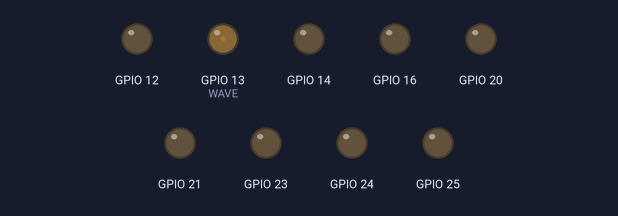
Bench run of a program on a simulated Raspberry Pi (BCM pin numbers). Parts: output pins drawn as LEDs (lit = HIGH). What the program prints to the terminal is not drawn.

Above: at 0.05 s.
At 0.9 s:
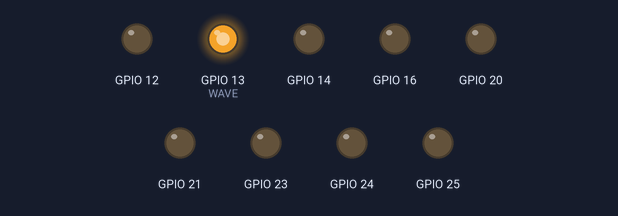
At 1.3 s:
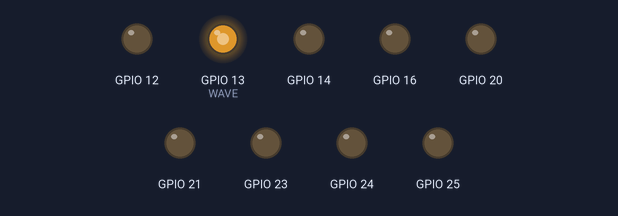
At 1.75 s:
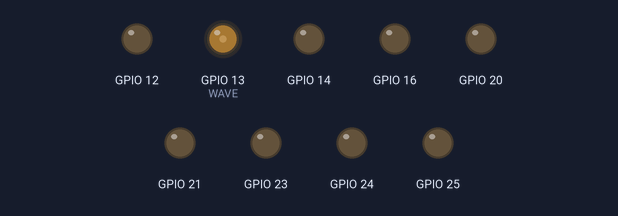
Timing chart, 0 to 4.6 s (numbered marks = the images above):
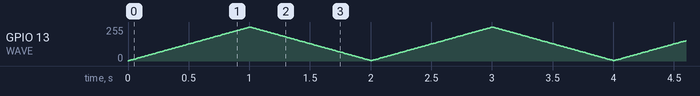

The program:

GPIO_with_PWM.py
```python
import time
import RPi.GPIO as GPIO

GPIO.setmode(GPIO.BCM)
GPIO.setwarnings(False)

GPIO.setup(17, GPIO.IN, pull_up_down=GPIO.PUD_DOWN) #switch1
GPIO.setup(27, GPIO.IN, pull_up_down=GPIO.PUD_DOWN) #switch2
GPIO.setup(22, GPIO.IN, pull_up_down=GPIO.PUD_DOWN) #switch3
GPIO.setup(5, GPIO.IN, pull_up_down=GPIO.PUD_DOWN) #switch4
GPIO.setup(6, GPIO.IN, pull_up_down=GPIO.PUD_DOWN) #switch5
GPIO.setup(19, GPIO.IN, pull_up_down=GPIO.PUD_DOWN) #switch6
GPIO.setup(26, GPIO.IN, pull_up_down=GPIO.PUD_DOWN) #switch7

GPIO.setup(13, GPIO.OUT) #PWM1

GPIO.setup(23, GPIO.OUT) #Unit1
GPIO.setup(24, GPIO.OUT) #Unit2
GPIO.setup(25, GPIO.OUT) #Unit3
GPIO.setup(12, GPIO.OUT) #Unit4
GPIO.setup(16, GPIO.OUT) #Unit5
GPIO.setup(20, GPIO.OUT) #Unit6
GPIO.setup(21, GPIO.OUT) #Unit7

GPIO.setup(14, GPIO.OUT) #Tower

WAVE=GPIO.PWM(13, 1000)
WAVE.start(0)

def SWITCH_UNIT(NUM):
     print("Switch{0} Interrupt!!".format(NUM))
     GPIO.output(NUM, True)
     time.sleep(5)
     GPIO.output(NUM, False)

#GPIO.add_event_detect(17, GPIO.RISING, callback=SWITCH_UNIT(23), bouncetime=50)
#인터럽트 핀이 기준전압을 다운엣지로 설정했음에도 플로팅 현상이 일어나는것 같음. 하드웨어적으로 해결해야할지 고민


try:
    while(True):
        for DUTY in range(1, 101, 1):
            WAVE.ChangeDutyCycle(DUTY)
            GPIO.output(13, DUTY)
            print(DUTY)
            time.sleep(0.01)
        for DUTY in range(99, 1, -1):
            WAVE.ChangeDutyCycle(DUTY)
            GPIO.output(13, DUTY)
            print(DUTY)
            time.sleep(0.01)


except KeyboardInterrupt:
    WAVE.stop()
    GPIO.cleanup()
    print("Interruptedd! Exit!")


#GPIO.cleanup()
```
